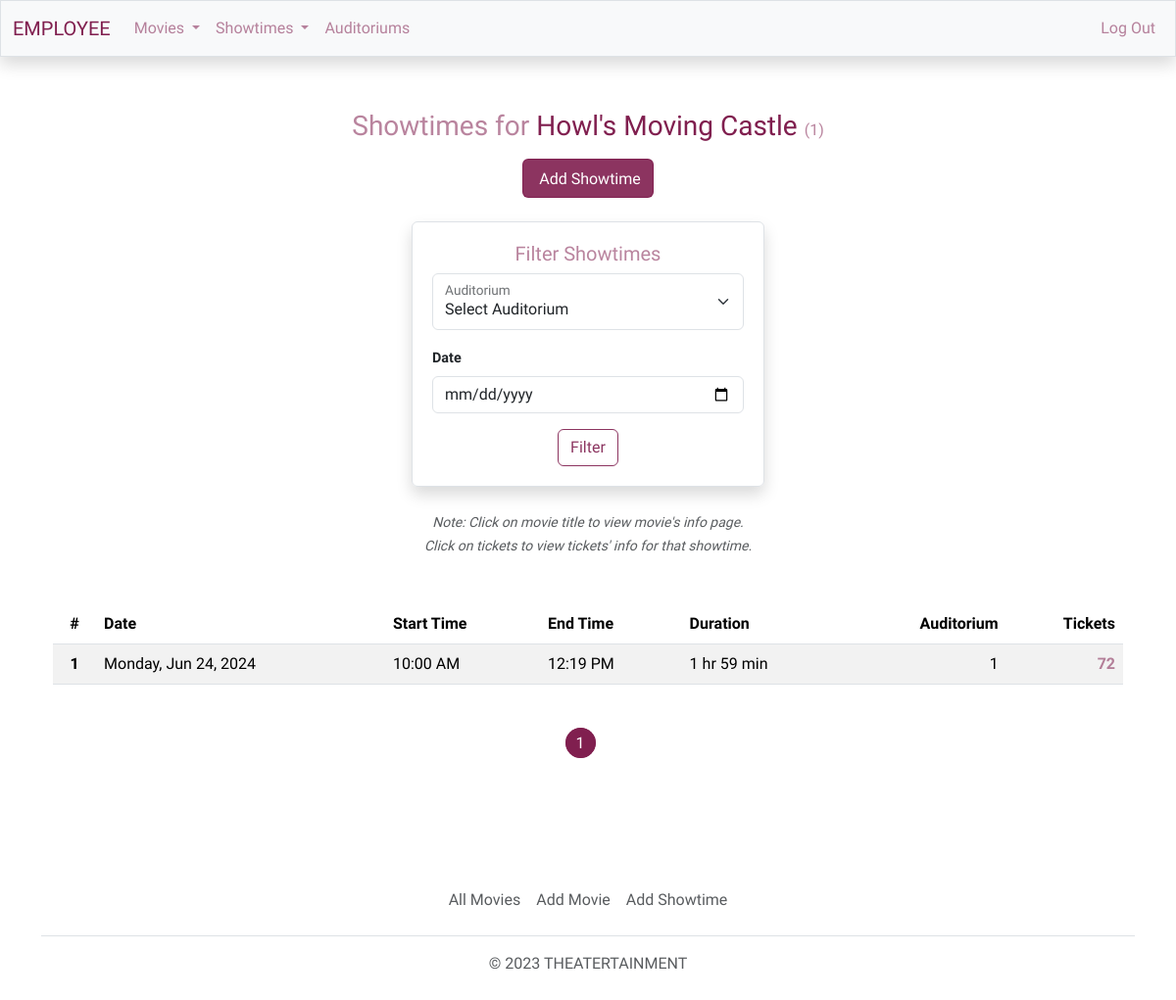
The app's page /employee/showtimes/howls-moving-castle (signed in) with its own data.
### theatert/models.py (models this page shows, shortened)
class Movie(db.Model):
    id = db.Column(db.Integer, primary_key=True)
    tmdb_id = db.Column(db.Integer, unique=True, nullable=False)
    title = db.Column(db.String, nullable=False)
    route = db.Column(db.String, unique=True, nullable=False)
    status = db.Column(db.String)
    overview = db.Column(db.String)
    release_date = db.Column(db.DateTime)
    runtime = db.Column(db.Integer)
    tagline = db.Column(db.String)
    rating = db.Column(db.String)
    poster_path = db.Column(db.String)
    backdrop_path = db.Column(db.String)
    trailer_path = db.Column(db.String)
    active = db.Column(db.Boolean, default=False, nullable=False)
    deleted = db.Column(db.Boolean, default=False, nullable=False)
    genres = db.relationship('Genre', secondary=genres, lazy='subquery',
                             backref=db.backref('movies', lazy=True)) # Can have many genres
    screenings = db.relationship('Screening', backref='movie', lazy=True) # Can have many screenings
    watchlist = db.relationship('Watchlist', backref='movie', lazy=True) # Can be a part of many watchlists

class Screening(db.Model):
    id = db.Column(db.Integer, primary_key=True)
    start_datetime = db.Column(db.DateTime, nullable=False)
    end_datetime = db.Column(db.DateTime, nullable=False)
    adult_price = db.Column(db.Numeric, nullable=False)
    child_price = db.Column(db.Numeric, nullable=False)
    senior_price = db.Column(db.Numeric, nullable=False)
    auditorium_id = db.Column(db.Integer, db.ForeignKey('auditorium.id'), nullable=False) # Has one auditorium
    movie_id = db.Column(db.Integer, db.ForeignKey('movie.id'), nullable=False) # Has one movie
    tickets = db.relationship('Ticket', backref='screening', lazy=True) # Can have many tickets

class Auditorium(db.Model):
    id = db.Column(db.Integer, primary_key=True)
    rows = db.Column(db.Integer, nullable=False)
    cols = db.Column(db.Integer, nullable=False)
    seats = db.relationship('Seat', backref='auditorium', lazy=True) # Can have many seats
    screenings = db.relationship('Screening', backref='auditorium', lazy=True) # Can have many screenings

### theatert/users/employees/showtimes/routes.py (the view)
@showtimes.route('/<string:movie_route>')
@login_required(role="EMPLOYEE")
def movie(movie_route):
    screenings, choices, total, movie, seats_total =  get_showtimes(
        request.args.get('auditorium', None, type=int),
        request.args.get('date', None, type=date_obj),
        request.args.get('page', 1, type=int),
        '', movie_route
    )
    form = AddShowtime()
    form.m_id.choices = [(movie.id, movie.title)]
    form.a_id.choices = choices
    form.adult_price.data = 12.50
    form.child_price.data = 10.50
    form.senior_price.data = 9.00
    form.date_time.data = datetime.now().replace(hour=10, minute=0, second=0, microsecond=0)
    active = Movie.query.filter_by(route = movie_route).first_or_404().active
    return render_template('employee/showtimes-movie.html', title=movie.title, screenings=screenings, \
                           seats_total=seats_total, total=total, url='employees.showtimes.movie', \
                            movie_route=movie_route, choices=choices, form=form, active=active)

### theatert/users/employees/showtimes/forms.py (shortened to what this page needs)
class AddShowtime(FlaskForm):
    m_id = SelectField('Movie', validators=[DataRequired()])
    a_id = SelectField('Auditorium', validators=[DataRequired()])
    date_time = DateTimeLocalField('Date and Time ', validators=[DataRequired()])
    adult_price = DecimalField('Adult Price', places=2, validators=[DataRequired(), price(), places()])
    child_price = DecimalField('Child Price', places=2, validators=[DataRequired(), price(), places()])
    senior_price = DecimalField('Senior Price', places=2, validators=[DataRequired(), price(), places()])
    submit = SubmitField('Add Showtime')

### theatert/models.py (called while the page is built)
@login_manager.user_loader
def load_user(user_id):
    return User.query.filter(User.id.is_(user_id)).first()

### theatert/users/utils.py (called while the page is built)
def login_required(role="ANY"):
    def wrapper(f):
        @wraps(f)
        def decorated_function(*args, **kwargs):
            if not current_user.is_authenticated:
                if role == "MEMBER":
                    session['form_data_login'] = request.form
                return login_manager.unauthorized()
            return f(*args, **kwargs)
        return decorated_function
    return wrapper

### theatert/templates/employee/showtimes-movie.html (shortened to what this page needs)
{% extends "employee/layout.html" %}
{% block main %}
    <h3 class="color-light mb-3">Showtimes for <span class="color-dark"><a href="{{ url_for('employees.movies.movie', movie_route=movie_route) }}">{{ title }}</a></span>
        {% if total != 0 %}
            <span class="my-small color-light">({{ total }})</span>
        {% endif %}
    </h3>
    <div class="ps-3 pt-2 btn btn-primary"><span data-bs-toggle="modal" data-bs-target="#modal-showtime">Add Showtime</span></div>
    <div class="border container cont-2 rounded shadow mb-4">
        <form action="" method="GET" class="needs-validation" novalidate>
            <h5 class="color-light">Filter Showtimes</h5>
            <div class="form-floating">
                <select class="form-select mb-3" id="select-auditoriums" name="auditorium">
                    {% for c in choices %}
                        <option value="{{ c[0] }}">{{ c[1] }}</option>
                    {% endfor %}
                </select>
                <label for="select-auditoriums">Auditorium</label>
            </div>
            <div class="left-align mb-3">
                <label class="font-bold form-label font-sm mx-auto w-auto">Date</label>
                <input type="date" class="form-control" name="date"/>
            </div>
            <button type="submit" class="btn btn-outline-primary">Filter</button>
        </form>
    </div>
    {% if total == 0 %}
        <h6 class="text-body-secondary my-4">There are no showtimes.</h6>
    {% else %}
        <div class="container"><small class="text-body-secondary fst-italic">Note: Click on movie title to view movie's info page.</small></div>
        <div class="container"><small class="text-body-secondary fst-italic">Click on tickets to view tickets' info for that showtime.</small></div>
        <div class="table-responsive-md mt-5">
            <table class="table table-striped">
                <thead>
                    <tr>
                        <th class=>#</th>
                        <th class="text-start">Date</th>
                        <th class="text-start">Start Time</th>
                        <th class="text-start">End Time</th>
                        <th class="text-start">Duration</th>
                        <th class="text-end">Auditorium</th>
                        <th class="text-end">Tickets</th>
                    </tr>
                </thead>
                <tbody>
                    {% for s in screenings %}
                    <tr>
                        <th>{{ loop.index }}</th>
                        <td class="text-start">{{ s.start_datetime.strftime("%A, %b %d, %Y") }}</td>
                        <td class="text-start">{{ s.start_datetime.strftime(" %I:%M %p") }}</td>
                        <td class="text-start">{{ s.end_datetime.strftime(" %I:%M %p") }}</td>
                        {% if s.movie.runtime < 60 %}
                            {% set runtime = (s.movie.runtime)|string + ' min' %}
                        {% else %}
                            {% set runtime = (s.movie.runtime // 60)|string + ' hr ' + (s.movie.runtime % 60)|string + ' min' %}
                        {% endif %}
                        <td class="text-start">{{ runtime }}</td>
                        <td class="text-end">{{ s.auditorium.id }}</td>
                        <td class="text-end"><a href="{{ url_for('employees.tickets', s_id=s.id) }}" class="info fw-bolder">{{ seats_total[loop.index0] }}</a></td>
                    </tr>
                    {% endfor %}
                </tbody>
            </table>
        </div>
        <div class="my-5">
            {% for pg_num in screenings.iter_pages(left_edge=1, right_edge=1, left_current=1, right_current=2) %}
                    {% if pg_num %}
                        {% if screenings.page == pg_num %}
                            <a class="page-current me-3" href="{{ url_for(url, page=pg_num, movie_route=movie_route, auditorium=auditorium, date=date) }}">{{ pg_num }}</a>
                        {% else %}
                            <a class="page me-3" href="{{ url_for(url, page=pg_num, movie_route=movie_route, auditorium=auditorium, date=date) }}">{{ pg_num }}</a>
                        {% endif %}
                    {% else %}
                        <span class="me-3">...</span>
                    {% endif %}
            {% endfor %}
        </div>
    {% endif %}
{% endblock %}

### theatert/static/css/main.css (style rules this page uses)
a { text-decoration: none; color: inherit; }
body { font-family: 'Work Sans', sans-serif!important; }
.cont-1, .cont-2, .cont-3, .cont-4, .cont-5, .cont-6, .cont-7 { border-radius: 25px; margin-top: 3vh; padding: 20px; width: 70vw; }
.cont-2 { width: 30vw; }
.font-bold { font-weight: bold; }
.font-sm { font-size: .9em; }
.info { cursor: pointer; }
.left-align { text-align: left; }
.my-small { font-size: medium; }

### records on screen
Movie: title "Howl's Moving Castle"
Screening: start_datetime "Monday, Jun 24, 2024", start_datetime "10:00 AM", end_datetime "12:19 PM", runtime "1 hr 59 min", auditorium.id "1", seats_total "72"

### other values on screen
{{ total }} "1"
{{ pg_num }} "1"
form field auditorium "Select Auditorium"
